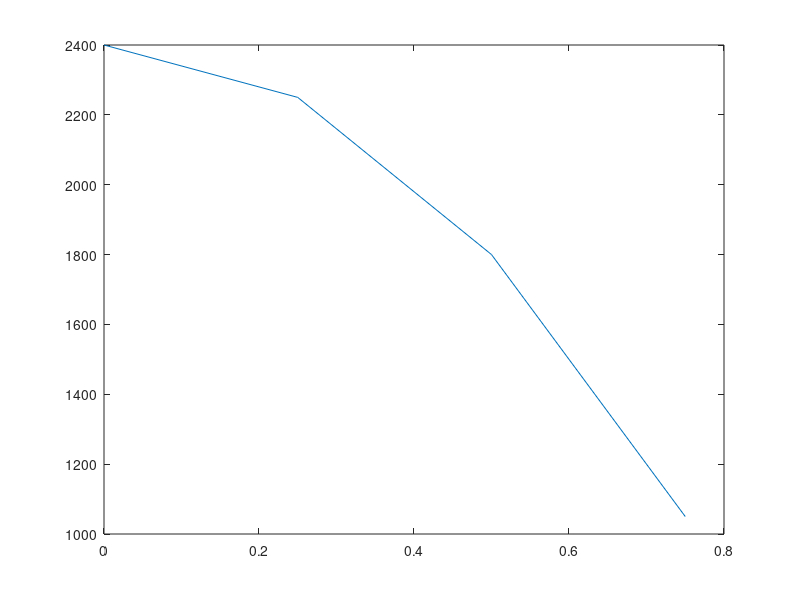

MATLAB code to generate this figure:
%Set these
Vmax = 1600;
base = 0.5;
height = 2;
dist2top = 0.25;



I = (base*height^3)/12;
Ac = base*dist2top;
Yc = ((height/2.0) - dist2top) + dist2top/2.0;
Q = Ac*Yc;

ShearStress = (Vmax*Q)/(I*base)

%%

s = [2400,2250,1800,1050];
d = [0,0.25,0.5,0.75];

plot(d,s)
